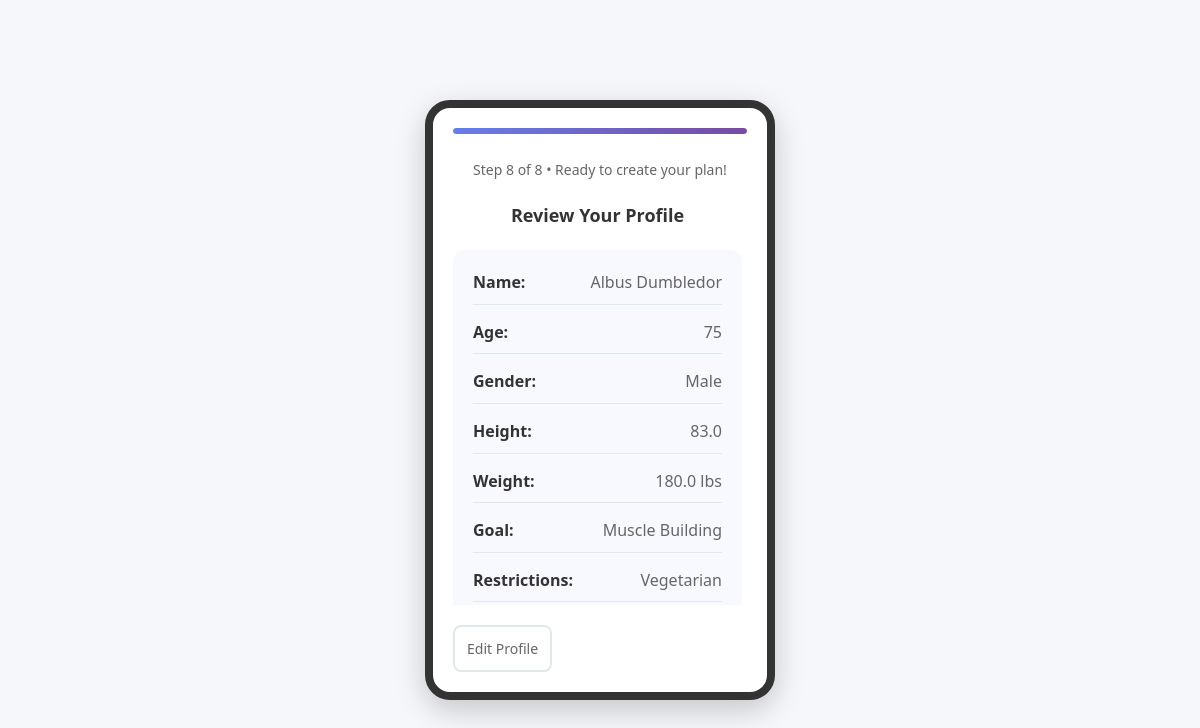
The page /profile_summary (signed in) on the database its author committed.
### tables this page shows
CREATE TABLE users (
            id INTEGER PRIMARY KEY AUTOINCREMENT,
            name TEXT NOT NULL,
            email TEXT UNIQUE NOT NULL,
            password TEXT NOT NULL,
            age INTEGER,
            gender TEXT,
            weight REAL,
            height REAL,
            activity_level TEXT,
            fitness_goals TEXT,
            workout_schedule INTEGER,
            dietary_restrictions TEXT,
            physical_limitations TEXT,
            available_equipment TEXT,
            bmr REAL,
            tdee REAL,
            caloric_target REAL,
            protein_target_g REAL,
            carbs_target_g REAL,
            fat_target_g REAL,
            created_at TIMESTAMP DEFAULT CURRENT_TIMESTAMP
        );

### app.py (the view)
@app.route('/profile_summary')
def profile_summary():
    if 'user_id' not in session:
        return redirect(url_for('index'))
    conn = get_db_connection()
    user = conn.execute('SELECT * FROM users WHERE id = ?',
                       (session['user_id'],)).fetchone()
    conn.close()
    feet, inches = inches_to_feet_inches(user['height'])
    user_display = {
        **dict(user),
        'height_feet': feet,
        'height_inches': inches,
        'weight_display': f"{user['weight']} lbs"
    }
    return render_template('profile_summary.html', user=user_display)

### app.py (called while the page is built)
def inches_to_feet_inches(total_inches):
    feet = int(total_inches // 12)
    inches = int(total_inches % 12)
    return feet, inches

@app.template_filter('fromjson')
def fromjson_filter(value):
    if value is None:
        return []
    if isinstance(value, str):
        try:
            return json.loads(value)
        except (json.JSONDecodeError, TypeError):
            return []
    return value

def get_db_connection():
    conn = sqlite3.connect('fitplan.db')
    conn.row_factory = sqlite3.Row
    return conn

### templates/profile_summary.html (shortened to what this page needs)
{% extends "base.html" %}
{% block content %}
<div class="phone-frame">
    <div class="progress-bar">
        <div class="progress-fill" style="width: 100%"></div>
    </div>
    <div class="step-indicator">Step 8 of 8 • Ready to create your plan!</div>
    <div class="scrollable-content">
        <h3 style="font-size: 18px; margin-bottom: 20px; text-align: center;">Review Your Profile</h3>
        <div class="profile-summary">
            <div class="profile-item">
                <span class="profile-label">Name:</span>
                <span class="profile-value">{{ user.name }}</span>
            </div>
            <div class="profile-item">
                <span class="profile-label">Age:</span>
                <span class="profile-value">{{ user.age }}</span>
            </div>
            <div class="profile-item">
                <span class="profile-label">Gender:</span>
                <span class="profile-value">{{ user.gender|title }}</span>
            </div>
            <div class="profile-item">
                <span class="profile-label">Height:</span>
                <span class="profile-value">{{ user.height }}</span>
            </div>
            <div class="profile-item">
                <span class="profile-label">Weight:</span>
                <span class="profile-value">{{ user.weight }} lbs</span>
            </div>
            <div class="profile-item">
                <span class="profile-label">Goal:</span>
                <span class="profile-value">{{ user.fitness_goals|replace('-', ' ')|title }}</span>
            </div>
            <div class="profile-item">
                <span class="profile-label">Restrictions:</span>
                <span class="profile-value">
                    {% if user.dietary_restrictions %}
                        {% set restrictions = user.dietary_restrictions | fromjson %}
                        {% if 'none' in restrictions %}
                            None
                        {% else %}
                            {{ restrictions | join(', ') | replace('-', ' ') | title }}
                        {% endif %}
                    {% else %}
                        Not specified
                    {% endif %}
                </span>
            </div>
        </div>
    </div>
    <div class="navigation">
        <a href="{{ url_for('questionnaire_intro') }}">
            <button type="button" class="btn-back">Edit Profile</button>
        </a>
    </div>
</div>
{% endblock %}

### static/css/main.css (style rules this page uses)
* { margin: 0; padding: 0; box-sizing: border-box; font-family: 'Segoe UI', Tahoma, Geneva, Verdana, sans-serif; }
body { background-color: #f5f7fa; color: #333; line-height: 1.6; }
.phone-frame { width: 350px; max-width: 100vw; height: 600px; background: white; border: 8px solid #333; border-radius: 25px; padding: 20px; box-shadow: 0 10px 30px rgba(0,0,0,0.2); position: relative; display: flex; flex-direction: column; overflow: hidden; }
.scrollable-content { flex: 1; overflow-y: auto; padding-right: 5px; }
.progress-bar { width: 100%; height: 6px; background: #e1e8ed; border-radius: 3px; margin-bottom: 25px; overflow: hidden; }
.progress-fill { height: 100%; background: linear-gradient(90deg, #667eea 0%, #764ba2 100%); border-radius: 3px; transition: width 0.3s ease; }
.step-indicator { text-align: center; margin-bottom: 20px; font-size: 14px; color: #666; }
.navigation { margin-top: auto; display: flex; gap: 10px; padding-top: 20px; }
.btn-back { flex: 1; padding: 12px; background: transparent; color: #666; border: 2px solid #e1e8ed; border-radius: 8px; font-size: 14px; cursor: pointer; transition: all 0.3s ease; }

### static/css/forms.css (style rules this page uses)
.profile-summary { background: #f8f9ff; border-radius: 12px; padding: 20px; margin-bottom: 20px; }
.profile-item { display: flex; justify-content: space-between; margin-bottom: 15px; padding-bottom: 8px; border-bottom: 1px solid #e1e8ed; }
.profile-label { font-weight: 600; color: #333; }
.profile-value { color: #666; text-align: right; }

### rows shown on the page
users: name "Albus Dumbledor", age "75", gender "Male", height "83.0", weight "180.0", fitness_goals "Muscle Building"

### other values the page prints
{{ restrictions | join(', ') | replace('-', ' ') | title }} "Vegetarian"
